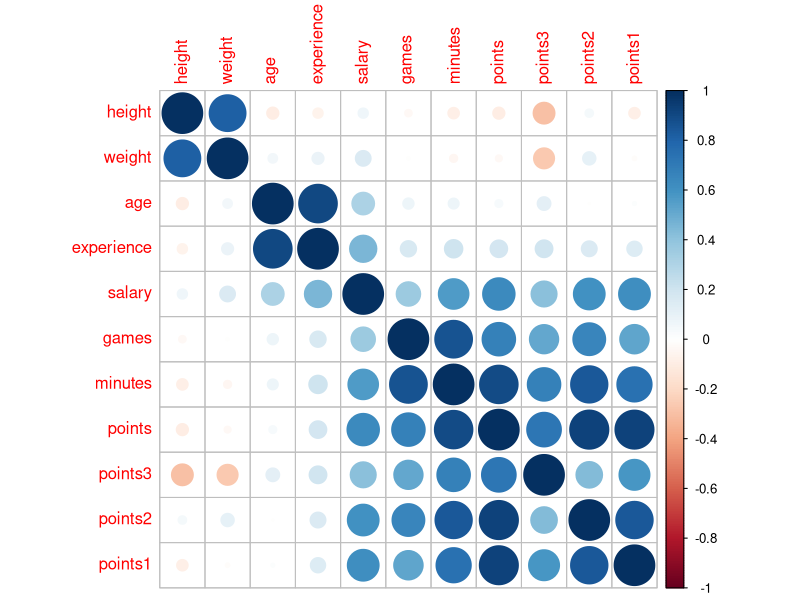
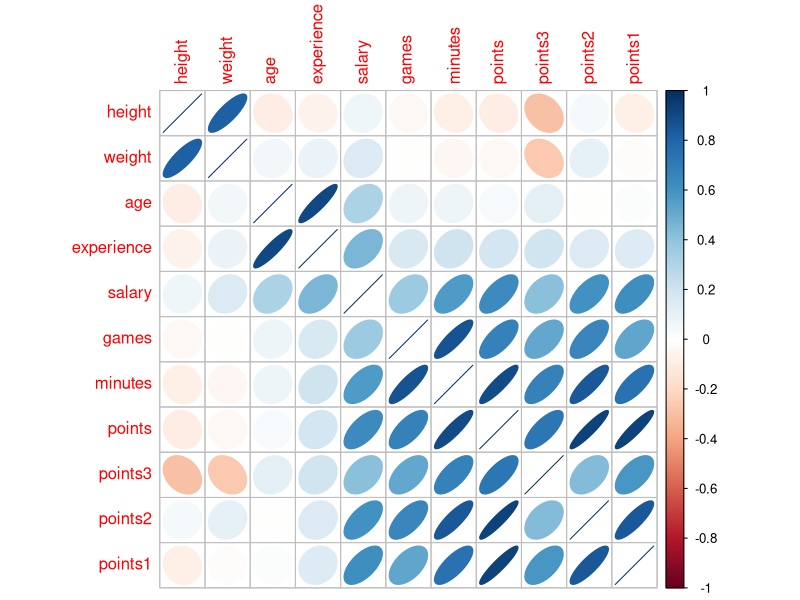
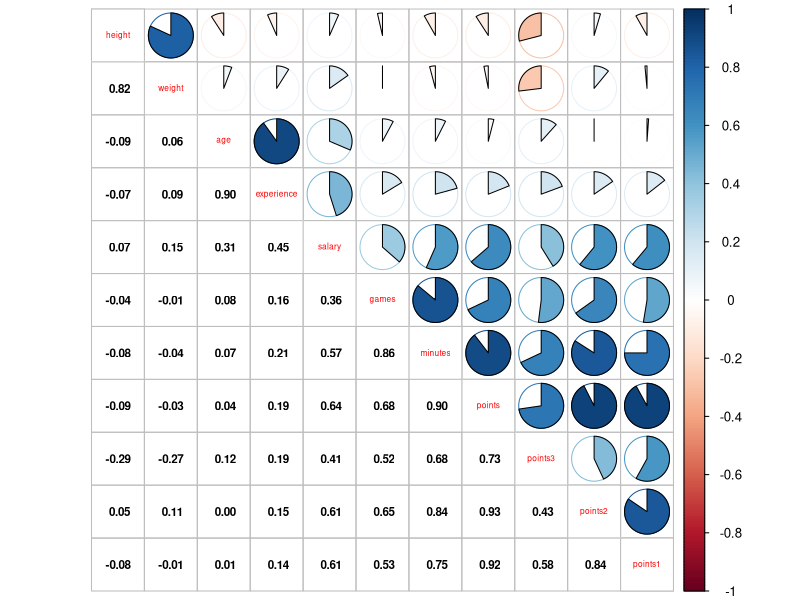
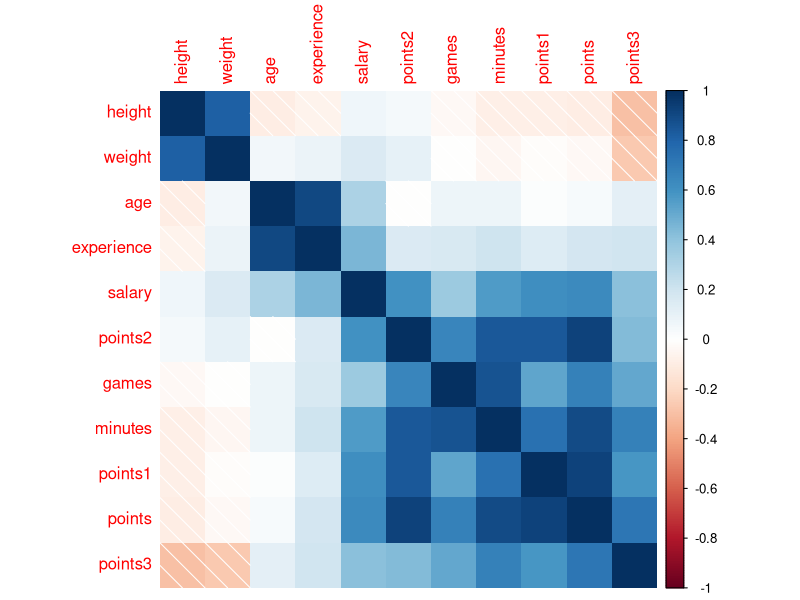

Write R code to recreate these figures, in order.
## ---- chunk 1
library(corrplot)
## ---- chunk 2
dat <- read.csv('nba2017-players.csv', stringsAsFactors = FALSE)
# dimensions (# of rows, # of columns)
dim(dat)
# display first few rows
head(dat)
# check the structure
str(dat, vec.len = 1)
#Display the last 5 rows of the data.
tail(dat,5L)
## ---- chunk 3
#Display those rows associated to players having height less than 70 inches tall.
show(dat[dat$height<70,])

#Display the names and salaries of centres with over 10 years of playing experience
show(dat[dat$position=='C' & dat$experience > 10,c('player','salary')])

#Create a data frame UCLA with the data of players from college UCLA ("University of California, Los Angeles").
ucla <- data.frame(dat[dat$college == "University of California, Los Angeles",])

#Create a data frame rookies with those players with 0 years of experience.
rookies <- data.frame(dat[dat$experience == 0,])

#Create a data frame rookie_centers with the data of Center rookie players.
rookie_centres <- data.frame(rookies[rookies$position == 'C',])

#Create a data frame top_players for players with more than 50 games and more than 300 minutes played.
top_players <- dat[(dat$games > 50) & (dat$minutes > 300),]

#What's the largest height value?
max(dat$height)

#What's the minimum height value?
min(dat$height)

#What's the overall average height?
mean(dat$height)

#Who is the tallest player?
dat[dat$height == max(dat$height),'player']
  
#Who is the shortest player?
dat[dat$height == min(dat$height),'player']

#Which are the unique teams?
unique(dat$team)

#How many different teams?
length(unique(dat$team))

#Who is the oldest player?
dat[dat$age == max(dat$age),'player']

#What is the median salary of all players?
median(dat$salary)

#What is the median salary of the players with 10 years of experience or more?
median(dat[dat$experience >= 10, 'salary'])
  
#What is the median salary of Shooting Guards (SG) and Point Guards (PG)?
median(dat[(dat$position == 'PG') | (dat$position == 'SG'),'salary'])

#What is the median salary of Power Forwards (PF), 29 years or older, and 74 inches tall or less?
median(dat[(dat$position == 'PF') & (dat$age >= 29) & (dat$height <= 74),'salary'])

#How many players are from "University of California, Berkeley"?
nrow(na.omit(dat[dat$college == "University of California, Berkeley",]))

#Are there any players with weight greater than 260 pounds? If so how many and who are they?
nrow(dat[dat$weight > 260,])
dat[dat$weight > 260,'player']

#How many players did not attend a college in the US?
nrow(dat[dat$college == "",])

#Who is the player with the maximum rate of points per minute?
dat[dat$points/dat$minutes == max(dat$points/dat$minutes),'player']

#Who is the player with the maximum rate of 3 pointers per minute?
dat[dat$points3/dat$minutes == max(dat$points3/dat$minutes),'player']

#Create a data frame tor with the name, height, weight of Toronto Raptors (TOR)
tor <- data.frame(dat[dat$team == 'TOR',c('player','height','weight')])

#Display the data in tor sorted by height in increasing order
show(tor[order(tor$height),])

#Display the data in tor by weight in decreasing order
show(tor[rev(order(tor$height)),])

#Display the player name, team, and salary, of the top 5 highest-paid players
show(dat[rev(order(dat$salary))[1:5],c("player","team","salary")])

#Display the player name, team, and points3, of the top 10 three-point players
show(dat[rev(order(dat$points3))[1:10],c("player","team","points3")])
## ---- chunk 4
#Create a data frame with the average height, average weight, and average age, grouped by position
aggregate(dat[,c("height","weight","age")],by = list(dat$age),FUN = mean)

#Create a data frame with the average height, average weight, and average age, grouped by team
aggregate(dat[,c("height","weight","age")],by = list(dat$team),FUN = mean)

#Create a data frame with the average height, average weight, and average age, grouped by team and position.
aggregate(dat[,c("height","weight","age")],by = list(dat$team, dat$position),FUN = mean)

#Difficult: Create a data frame with the minimum salary, median salary, mean salary, and maximum salary, grouped by team and position.
nba_summary <- data.frame(aggregate(dat[,c("salary")],by = list(dat$team, dat$position),FUN = min), 
           aggregate(dat[,c("salary")],by = list(dat$team, dat$position),FUN = median),
           aggregate(dat[,c("salary")],by = list(dat$team, dat$position),FUN = mean),
           aggregate(dat[,c("salary")],by = list(dat$team, dat$position),FUN = max))[,c(1,2,3,6,9,12)]
colnames(nba_summary) <- c("Team","Position","Min Salary", "Median Salary", "Mean Salary", "Max Salary")
nba_summary
## ---- chunk 5
quant_dat <- dat[,-c(1:3,8)] #Only keep quantiative data for analysis (numeric/integer data type)
M <- cor(quant_dat) #Correlation matrix
corrplot(M, method = "circle")
corrplot(M, method = "ellipse")
corrplot.mixed(M, lower="number",upper="pie",lower.col = "black",number.cex = 0.7, tl.cex = 0.5)
corrplot(M, method = "shade", order = "AOE")
